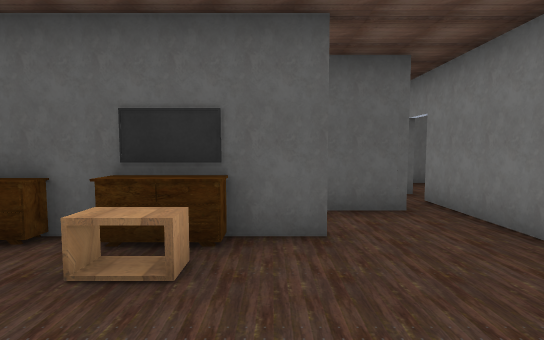
view 1 (above)

13 first-person views from a walk through a Unity game level. The camera is 1.2 m above the floor, tilts 4° down and sees 85° across. Doors are open. The floor is counted in squares, 1 m on a side. Each view is taken from the middle of a square. On the plan, view 1 faces up. The plan holds only what a view shows up to about 13 squares ahead; the rest is blank. The place goes on beyond the plan. Some animated figures are not drawn. Some surface patterns are stand-ins.

view 2
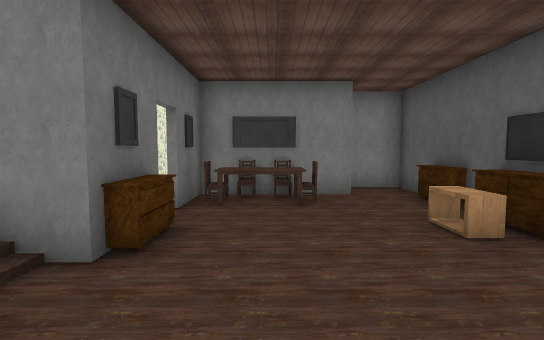

view 3
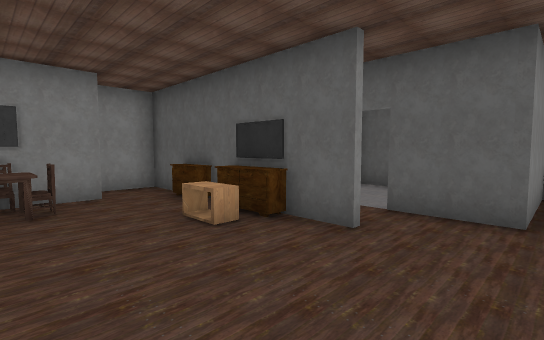

view 4
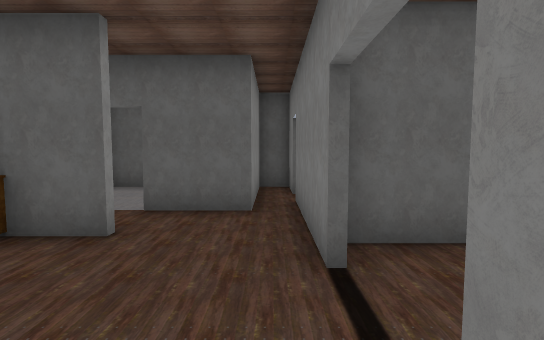

view 5
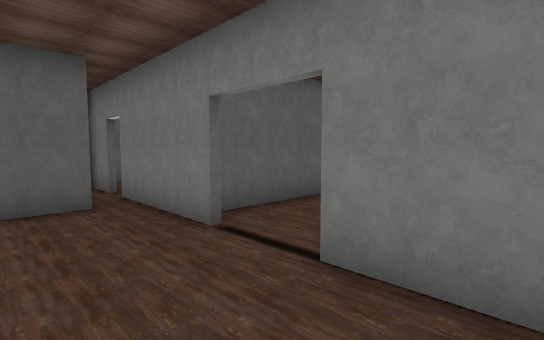

view 6
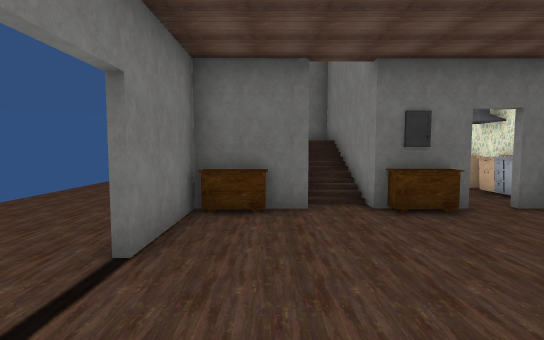

view 7
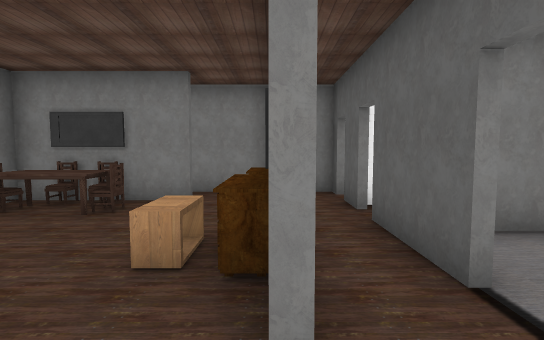

view 8
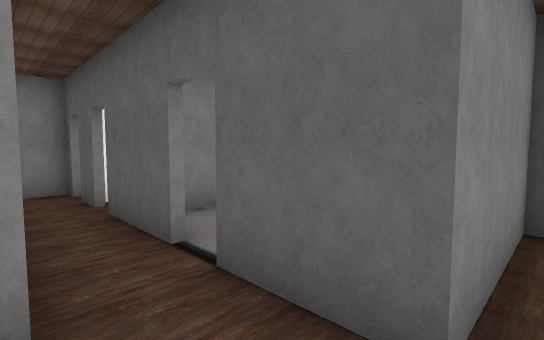

view 9
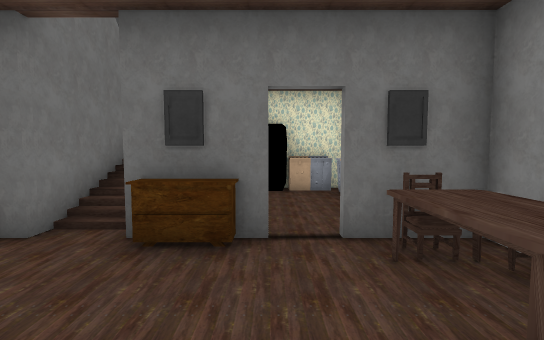

view 10
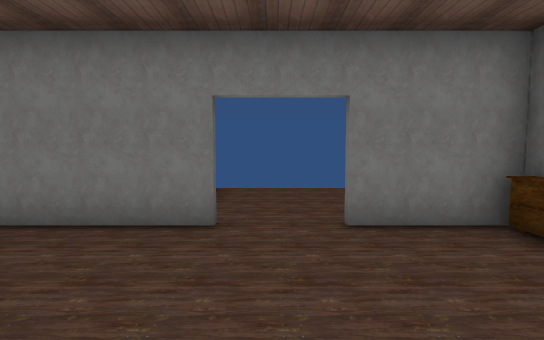

view 11
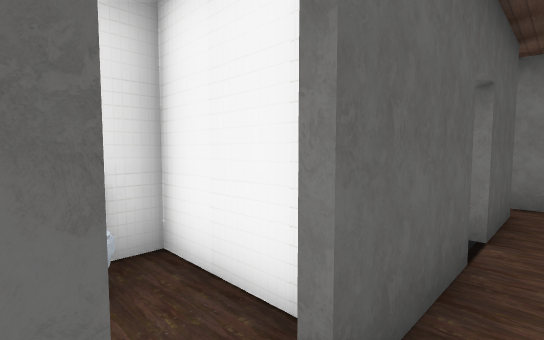

view 12
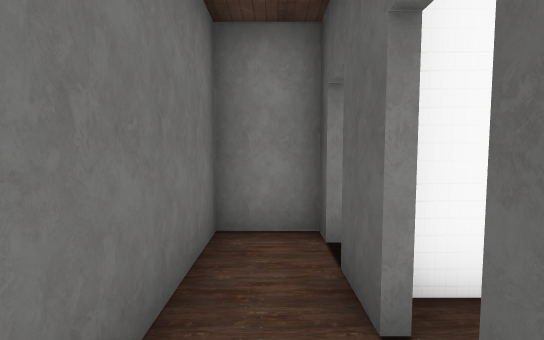

view 13
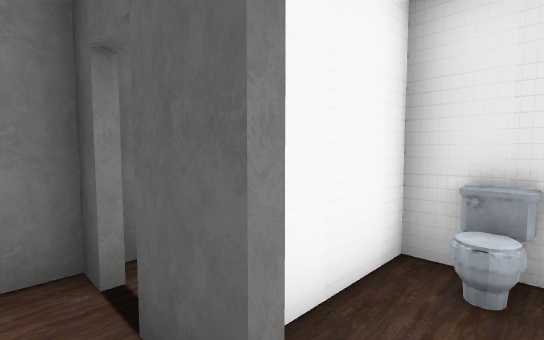

### Floor plan
Key: @ floor where view 1 was taken; # wall or solid block; x gap in a wall; . floor; D open door; O other object.
Columns run from 6 left of view 1 to 6 right of it. Each row starts with its distance up from view 1.
 10           ##
  9   ####  ###.
  8   OO#.. #.x
  7   #.#.. #.x
  6 ###x##.##.#
  5 #.........#
  4 ##O##O#...###
  3 #...OO....x.
  2 ##..........
  1  #O.......x.
  0  OOO..@...#.
 -1  OOO......#.
 -2  ###xO###O#.
 -3  #O.. ##
 -4  #O D##

Positions as (right, up) in squares from view 1, and headings:
1: (0, 0), facing up
2: (3, 0), facing left
3: (3, 0), facing up-left
4: (3, 0), facing up
5: (1, -1), facing up-right
6: (2, 4), facing down
7: (2, 4), facing left
8: (3, 4), facing up-left
9: (-2, 2), facing down
10: (-1, 2), facing right
11: (-4, 5), facing up-right
12: (-2, 5), facing left
13: (-3, 5), facing up-left
